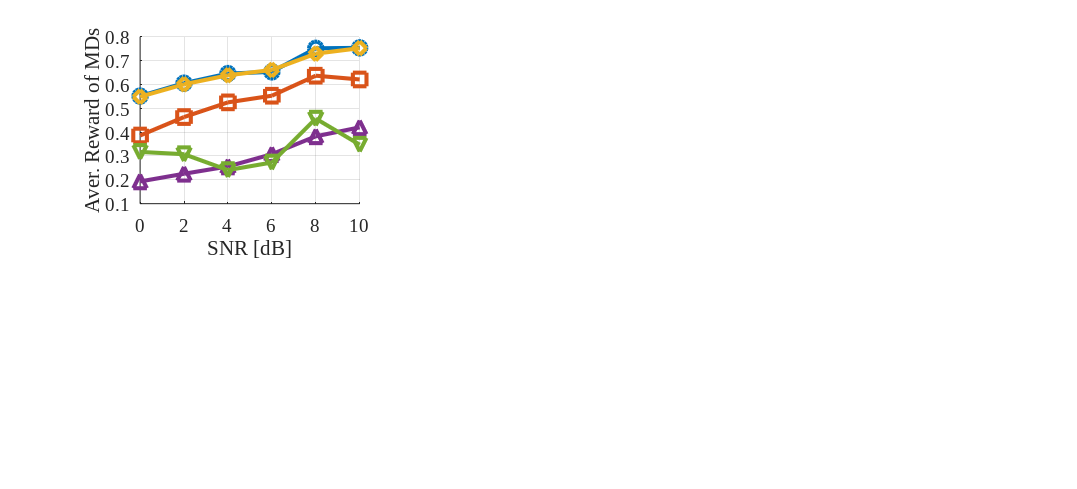

MATLAB code to generate this figure: (Note: this script raises an error after producing the figure.)
% Define marker styles for each algorithm
marker_styles = {'-o', '-s', '-d', '-^', '-v'}; % Different markers for each algorithm

% Load the .mat file containing performance metrics at different SNR levels
data = load('results/eval_diff_snr.mat');

% Define SNR values and algorithm names
snr_values = [0, 2, 4, 6, 8, 10]; % SNR levels
algorithms = {'OMNIS', 'CTO', 'DTS', 'GDO', 'RSS'}; % 5 algorithms
metrics = {'reward', 'latency', 'energy', 'accuracy', 'vio_prob', 'vio_sum'}; % 6 performance metrics
metric_labels = {'Aver. Reward of MDs', 'Aver. Latency [s]', 'Aver. Energy [J]', 'Aver. Acc. [%]', 'Aver. Vio. Prob.', 'Aver. Vio. Sum'}; % Y-axis labels

% Define color scheme for different algorithms
colors = lines(length(algorithms)); % Automatically assign different colors

% Create a figure with a 2x3 subplot layout and reduce the size of the figure
figure('Position', [100, 100, 1100, 500]); % Adjust figure size

% Tight layout to remove empty space around the figure
set(gcf, 'PaperPositionMode', 'auto'); 

for metric_idx = 1:length(metrics)
    metric_name = metrics{metric_idx}; % Get current metric name
    matrix_name = [metric_name '_diff_snr']; % Construct the matrix name (e.g., 'reward_diff_snr')
    
    if isfield(data, matrix_name)
        metric_data = data.(matrix_name); % Extract corresponding data matrix (5x6)
    else
        warning('Matrix "%s" not found in eval_diff_snr.mat', matrix_name);
        continue;
    end

    % Create a subplot (2 rows, 3 columns)
    ax = subplot(2, 3, metric_idx);
    hold on;

    % Plot data for each algorithm with different markers
    for alg_idx = 1:length(algorithms)
        plot(snr_values, metric_data(alg_idx, :), marker_styles{alg_idx}, 'LineWidth', 3, ...
             'Color', colors(alg_idx, :), 'DisplayName', algorithms{alg_idx}, 'MarkerSize', 10);
    end

    % Set axis labels
    xlabel('SNR [dB]', 'FontSize', 12, 'FontName', 'Times New Roman');
    ylabel(metric_labels{metric_idx}, 'FontSize', 12, 'FontName', 'Times New Roman');

    
    % Set x-axis ticks to show user counts 1 to 8
    xticks(0:2:10);
    xlim([0, 10]);

    % Enable grid and adjust grid color for better visibility
    grid on;
    set(gca, 'FontSize', 14, 'FontName', 'Times New Roman', 'GridColor', [0.3, 0.3, 0.3]);

    % Improve grid visibility
    grid on;
    ax.GridColor = [0.2 0.2 0.2]; % Darker grid color
    ax.GridAlpha = 0.6; % Increase grid opacity
    ax.Box = 'on';

end

% Create a shared legend below all subplots
hL = legend(algorithms, 'Orientation', 'horizontal', 'FontSize', 14, 'FontName', 'Times New Roman', 'NumColumns', 5);
newPosition = [0.2, 0.01, 0.6, 0.05]; % Adjust legend position to be more compact
newUnits = 'normalized';
set(hL, 'Position', newPosition, 'Units', newUnits, 'Box', 'off', 'Color', 'none'); % Make legend transparent

% Tighten the overall layout to minimize empty space around the entire figure
set(gcf, 'PaperPositionMode', 'auto');
tightfig; % A function to remove extra white space from the figure

